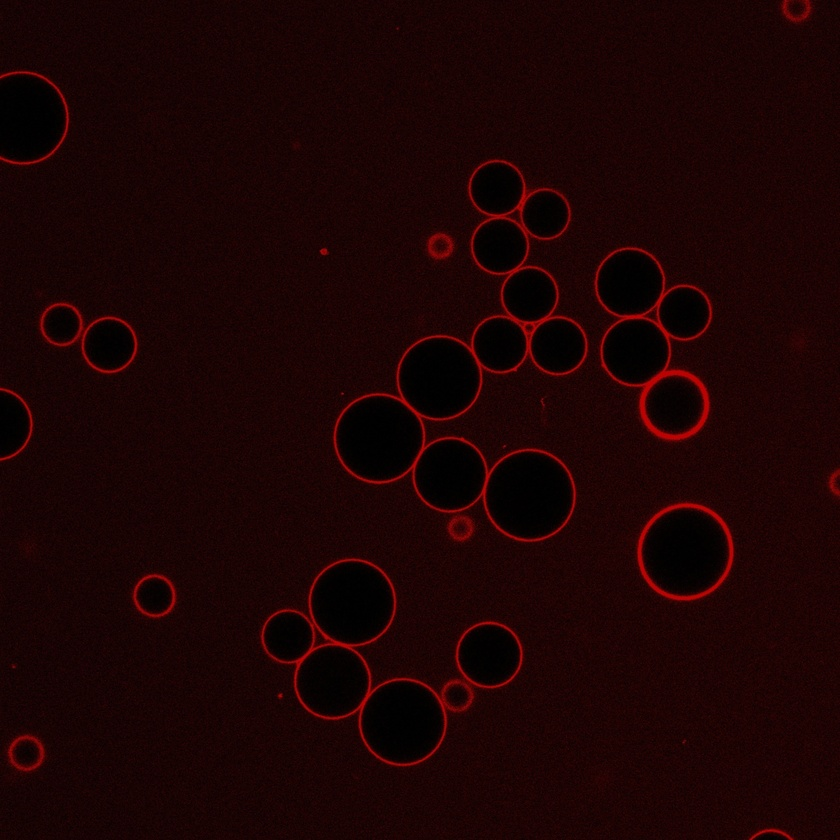
#> input picture data/OLA-well1-4-Image Export-06_c1.jpg, 840 x 840 px, shrunk from 2016 x 2016 before the run, found by its file name
$ jupyter execute circleFinder.ipynb
#> lines starting #> are read from the running program, lines starting #| are printed output that depends on the picture; after the words box and inside, x2 and y2 are one past the last pixel; in counts of white or black regions, pixels touching at a corner belong together
[cell 1]
import os
import cv2
import numpy as np
import matplotlib.pyplot as plt
import logging

# ─── 0. Configure logging ───────────────────────────────────────────────────────
logging.basicConfig(
    level=logging.DEBUG,
    format='[%(asctime)s] %(levelname)s: %(message)s',
    datefmt='%H:%M:%S'
)

# ─── 1. Load image ─────────────────────────────────────────────────────────────
image_path = '/Users/sriujjwalreddyb/TBD/data/OLA-well1-4-Image Export-06_c1.jpg'
logging.info(f"Checking if file exists: {image_path}")
if not os.path.exists(image_path):
    logging.error("File not found.")
    raise FileNotFoundError(f"Image file not found: {image_path}")

logging.info("Reading image with OpenCV")
img = cv2.imread(image_path, cv2.IMREAD_COLOR)
#> img is the input picture: shape (840, 840, 3); mean B, G, R 3.3, 3.3, 28.7
if img is None:
    logging.error("cv2.imread returned None")
    raise ValueError("Failed to load image—check path and permissions")

logging.debug(f"Original image shape: {img.shape}, dtype: {img.dtype}")
cv2.imwrite("debug_01_original.jpg", img)

# ─── 2. Convert to grayscale ──────────────────────────────────────────────────
logging.info("Converting to grayscale")
gray = cv2.cvtColor(img, cv2.COLOR_BGR2GRAY)
logging.debug(f"Gray image shape: {gray.shape}, dtype: {gray.dtype}")
cv2.imwrite("debug_02_gray.jpg", gray)

# Optionally display
plt.figure(figsize=(4,4))
plt.imshow(gray, cmap='gray')
plt.title("Gray")
plt.axis('off')
plt.show()

# ─── 3. Denoise & sharpen ─────────────────────────────────────────────────────
logging.info("Blurring for noise reduction")
blurred = cv2.GaussianBlur(gray, (5, 5), 1)
cv2.imwrite("debug_03_blurred.jpg", blurred)

logging.info("Applying unsharp mask")
sharpened = cv2.addWeighted(gray, 1.8, blurred, -0.8, 0)
cv2.imwrite("debug_04_sharpened.jpg", sharpened)

plt.figure(figsize=(4,4))
plt.imshow(sharpened, cmap='gray')
plt.title("Sharpened")
plt.axis('off')
plt.show()

# ─── 4. Adaptive threshold ────────────────────────────────────────────────────
logging.info("Applying adaptive threshold")
binary = cv2.adaptiveThreshold(
    sharpened, 255,
    cv2.ADAPTIVE_THRESH_MEAN_C,
    cv2.THRESH_BINARY_INV,
    11, 2
)
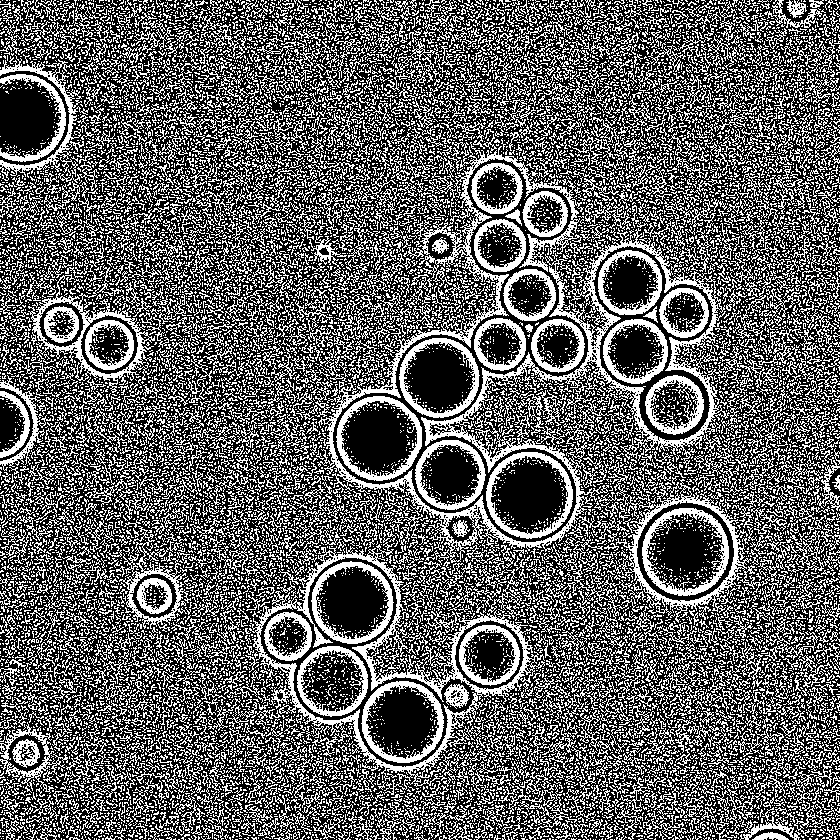
#> binary: shape (840, 840); 37.6% white in thin lines or dots
cv2.imwrite("debug_05_binary.jpg", binary)

plt.figure(figsize=(4,4))
plt.imshow(binary, cmap='gray')
plt.title("Binary")
plt.axis('off')
plt.show()

# ─── 5. Morphological close ──────────────────────────────────────────────────
logging.info("Closing small gaps (morphology)")
kernel = np.ones((3, 3), np.uint8)
closed = cv2.morphologyEx(binary, cv2.MORPH_CLOSE, kernel, iterations=2)
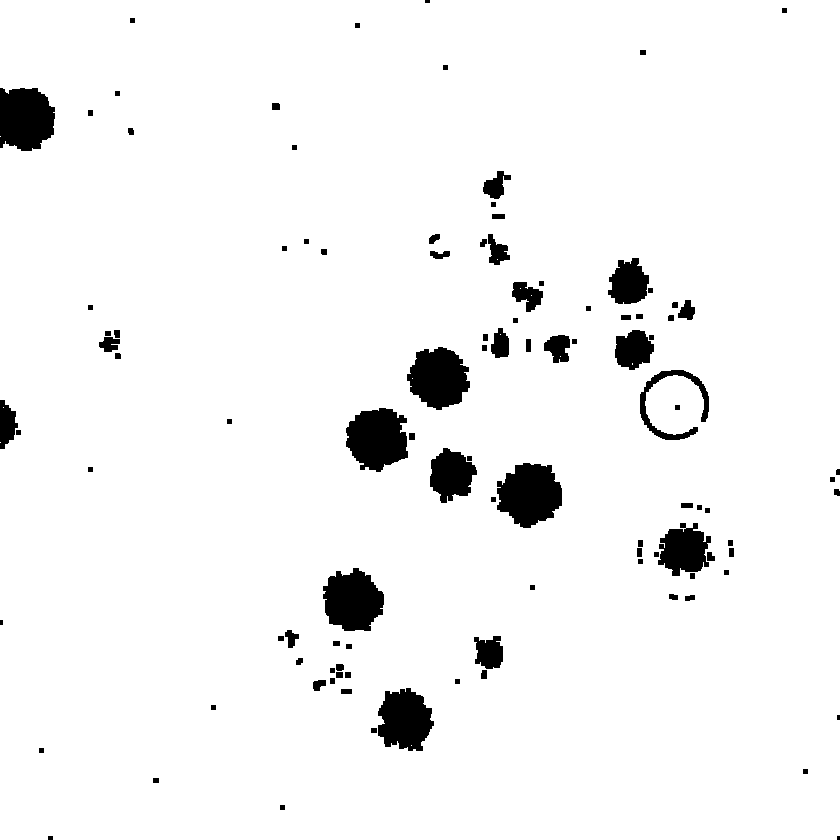
#> closed: shape (840, 840); 95.5% white; 105 black regions (4 under 20 px)
cv2.imwrite("debug_06_closed.jpg", closed)

plt.figure(figsize=(4,4))
plt.imshow(closed, cmap='gray')
plt.title("Closed")
plt.axis('off')
plt.show()

# ─── 6. Contour detection ─────────────────────────────────────────────────────
logging.info("Finding contours")
contours, _ = cv2.findContours(
    closed,
    cv2.RETR_EXTERNAL,
    cv2.CHAIN_APPROX_SIMPLE
)
#> contours = 4 contours, 3 with area under 20; largest, box (x1, y1, x2, y2) and area: (0, 0, 840, 840) 700186
logging.debug(f"Total contours found: {len(contours)}")

# ─── 7. Filter for circles & draw ─────────────────────────────────────────────
logging.info("Filtering contours by circularity and drawing")
output = img.copy()
diameters = []
circle_count = 0

for i, cnt in enumerate(contours, start=1):
    area = cv2.contourArea(cnt)
    perimeter = cv2.arcLength(cnt, True)
    if perimeter == 0 or area < 100:
        continue

    circ = 4 * np.pi * area / (perimeter * perimeter)
    if circ > 0.6:
        (x, y), radius = cv2.minEnclosingCircle(cnt)
        if 10 <= radius <= 90:
            center = (int(x), int(y))
            r = int(radius)
            cv2.circle(output, center, r, (0, 255, 0), 2)
            diameters.append(r * 2)
            circle_count += 1
            logging.debug(f"  • Contour #{i}: area={area:.1f}, circ={circ:.2f}, radius={r}")
#> this loop made 4 passes
#> (area, perimeter, circ, x, y, radius) on pass 4: (700185.5, 3560.8, 0.694, 419.5, 419.5, 593.3)
#> after the loop, circle_count = 0; diameters = []

logging.info(f"Detected {circle_count} vesicle rings")
cv2.imwrite("debug_07_output.jpg", output)

# ─── 8. Final visualization & stats ───────────────────────────────────────────
output_rgb = cv2.cvtColor(output, cv2.COLOR_BGR2RGB)
plt.figure(figsize=(6,6))
plt.imshow(output_rgb)
plt.title(f"Detected Rings: {circle_count}")
plt.axis('off')
plt.show()

# Histogram of diameters
if diameters:
    plt.figure(figsize=(6,4))
    plt.hist(diameters, bins=10, edgecolor='black')
    plt.xlabel('Diameter (pixels)')
    plt.ylabel('Count')
    plt.title('Diameter Distribution')
    plt.show()

    logging.info(f"Mean diameter: {np.mean(diameters):.2f}px")
    logging.info(f"Std deviation: {np.std(diameters):.2f}px")

# ────────────────────────────────────────────────────────────────────────────────

[cell 2]
import os
import cv2
import numpy as np
import matplotlib.pyplot as plt
import logging

# ─── 0. Configure logging ───────────────────────────────────────────────────────
logging.basicConfig(
    level=logging.INFO,
    format='[%(asctime)s] %(levelname)s: %(message)s',
    datefmt='%H:%M:%S'
)

# ─── 1. Load image ─────────────────────────────────────────────────────────────
image_path = '/Users/sriujjwalreddyb/TBD/data/OLA-well1-4-Image Export-06_c1.jpg'
if not os.path.exists(image_path):
    raise FileNotFoundError(f"Image file not found: {image_path}")

img = cv2.imread(image_path, cv2.IMREAD_COLOR)
if img is None:
    raise ValueError("Failed to load image—check path & permissions")
logging.info(f"Loaded image: {img.shape[1]}×{img.shape[0]} pixels")

# ─── 2. Grayscale ──────────────────────────────────────────────────────────────
gray = cv2.cvtColor(img, cv2.COLOR_BGR2GRAY)

# ─── 3. Threshold-to-zero ─────────────────────────────────────────────────────
# All pixels < T become 0; all pixels ≥ T stay at their original gray value.
T = 50  # ← adjust this threshold to taste
_, thresh = cv2.threshold(gray, T, 255, cv2.THRESH_TOZERO)
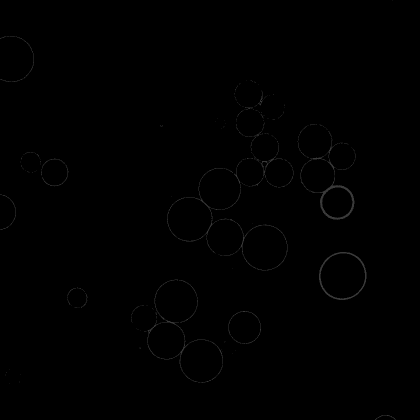
#> thresh: shape (840, 840) (shown at 1/2 size); min 0, max 66, mean 0.5
cv2.imwrite("debug_threshold.jpg", thresh)
logging.info(f"Applied THRESH_TOZERO with T={T}; saved debug_threshold.jpg")

# Optional display:
plt.figure(figsize=(4,4))
plt.imshow(thresh, cmap='gray')
plt.title(f"Threshold-to-zero (T={T})")
plt.axis('off')
plt.show()

# ─── 4. Hough Circle Detection ─────────────────────────────────────────────────
# Tune the parameters (dp, minDist, param1, param2, minRadius, maxRadius)
circles = cv2.HoughCircles(
    thresh,
    cv2.HOUGH_GRADIENT,
    dp=1.2,
    minDist=20,
    param1=50,
    param2=30,
    minRadius=10,
    maxRadius=90
)
#> circles = 20 rows, first 8: [331.8, 681, 36.28], [685.8, 552.6, 45.28], [352.2, 601.8, 41.32], [403.8, 721.8, 42.76], [673.8, 403.8, 34.12], [377.4, 437.4, 44.56], [531, 495, 45.52], [487.8, 653.4, 32.2]

output = img.copy()
diameters = []
ring_intensities = []
circle_count = 0

if circles is not None:
    circles = np.round(circles[0, :]).astype(int)
#> circles = 20 rows, first 8: [332, 681, 36], [686, 553, 45], [352, 602, 41], [404, 722, 43], [674, 404, 34], [377, 437, 45], [531, 495, 46], [488, 653, 32]
    logging.info(f"Detected {len(circles)} raw circles via HoughCircles")

    for (x, y, r) in circles:
        # draw
        cv2.circle(output, (x, y), r, (0, 255, 0), 2)

        # diameter
        diam = 2 * r
        diameters.append(diam)

        # sample intensities around the ring
        angles = np.linspace(0, 2*np.pi, 360, endpoint=False)
        xs = np.clip((x + r * np.cos(angles)).astype(int), 0, gray.shape[1]-1)
        ys = np.clip((y + r * np.sin(angles)).astype(int), 0, gray.shape[0]-1)
        vals = gray[ys, xs]
        ring_intensities.append(vals.mean())

        circle_count += 1
        logging.debug(f"Circle #{circle_count}: center=({x},{y}), r={r}, diam={diam}, mean_intensity={vals.mean():.1f}")
#> this loop made 20 passes
#> (x, y, r, diam) on passes 1 to 8: (332, 681, 36, 72), (686, 553, 45, 90), (352, 602, 41, 82), (404, 722, 43, 86), (674, 404, 34, 68), (377, 437, 45, 90), (531, 495, 46, 92), (488, 653, 32, 64)
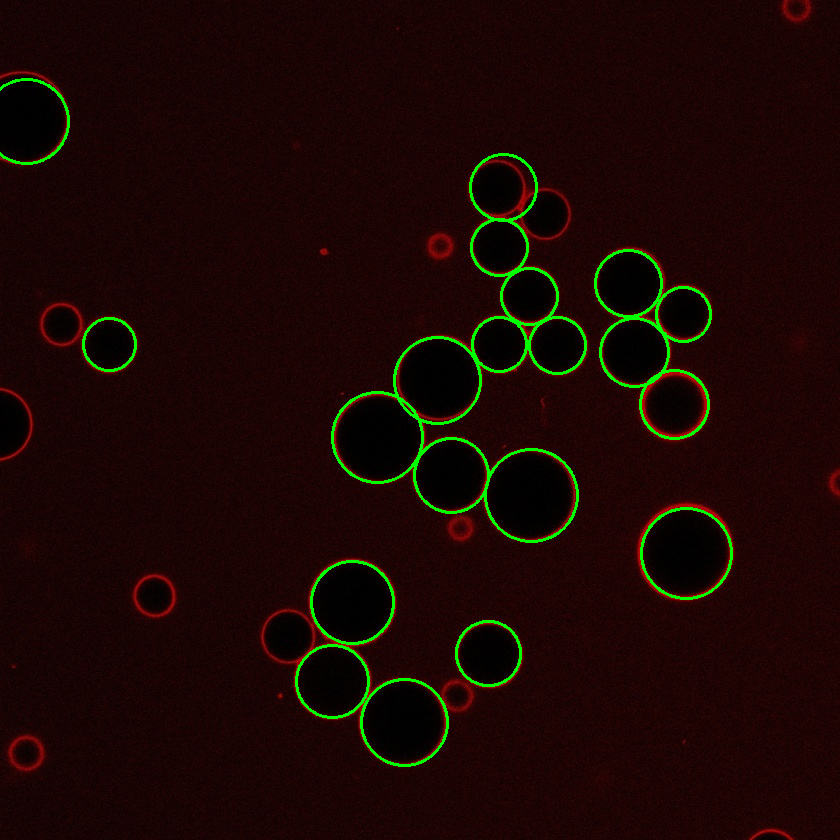
#> output: shape (840, 840, 3); 1.82% of pixels changed, all inside (x1, y1, x2, y2) = (0, 78, 733, 767)
#> after the loop, circle_count = 20; diameters = [72, 90, 82, 86, 68, 90, 92, 64, 56, 74, 68, 54, 86, 56, 52, 66, 54, 84, 56, 66]; ring_intensities = [36.21, 48.59, 23.73, 44.47, 52.89, 30.07, 39.51, 31.25, 41.09, 49.02, 38.87, 38.06, 26.88, 37.72, 43.25, 30.06, 39.8, 20.83, 44.47, 23.53]
else:
    logging.info("No circles found.")

# ─── 5. Show & save final results ───────────────────────────────────────────────
cv2.imwrite("debug_circles.jpg", output)
output_rgb = cv2.cvtColor(output, cv2.COLOR_BGR2RGB)

plt.figure(figsize=(6,6))
plt.imshow(output_rgb)
plt.title(f"Detected Circles: {circle_count}")
plt.axis('off')
plt.show()

# ─── 6. Summary ────────────────────────────────────────────────────────────────
print(f"✅ Total circles detected: {circle_count}")
#| ✅ Total circles detected: 20
if circle_count:
    print(f"Diameters (px): {diameters}")
#| Diameters (px): [72, 90, 82, 86, 68, 90, 92, 64, 56, 74, 68, 54, 86, 56, 52, 66, 54, 84, 56, 66]
    print(f"Mean ring intensities: {[f'{i:.1f}' for i in ring_intensities]}")
#| Mean ring intensities: ['36.2', '48.6', '23.7', '44.5', '52.9', '30.1', '39.5', '31.3', '41.1', '49.0', '38.9', '38.1', '26.9', '37.7', '43.2', '30.1', '39.8', '20.8', '44.5', '23.5']
    print(f"Average diameter: {np.mean(diameters):.2f} px")
#| Average diameter: 70.80 px
    print(f"Average ring intensity: {np.mean(ring_intensities):.2f}")
#| Average ring intensity: 37.01

[cell 3]
import os
import cv2
import numpy as np
import matplotlib.pyplot as plt
import logging

logging.basicConfig(
    level=logging.INFO,
    format='[%(asctime)s] %(levelname)s: %(message)s',
    datefmt='%H:%M:%S'
)

def load_image(path, as_gray=True):
    if not os.path.exists(path):
        raise FileNotFoundError(f"File not found: {path}")
    img = cv2.imread(path, cv2.IMREAD_COLOR)
    if img is None:
        raise ValueError(f"Unable to read image: {path}")
    return cv2.cvtColor(img, cv2.COLOR_BGR2GRAY) if as_gray else img

def threshold_to_zero(gray, thresh):
    """Zero out all pixels below `thresh`."""
    _, th = cv2.threshold(gray, thresh, 255, cv2.THRESH_TOZERO)
    return th

def detect_contour_circles(thresh_img, min_area=200, circularity_thresh=0.6):
    """Find approximate circles via contour circularity."""
#> called with min_area = 100, circularity_thresh = 0.7
    contours, _ = cv2.findContours(
        thresh_img, cv2.RETR_EXTERNAL, cv2.CHAIN_APPROX_SIMPLE
    )
#> contours = 305 contours, 287 with area under 20; largest, box (x1, y1, x2, y2) and area: (638, 504, 733, 600) 7048, (632, 353, 709, 440) 3648, (519, 311, 553, 356) 192, (321, 679, 418, 764) 75, (470, 446, 525, 511) 58
    circs = []
    for cnt in contours:
        area = cv2.contourArea(cnt)
        peri = cv2.arcLength(cnt, True)
        if peri == 0 or area < min_area:
            continue
        circ = 4 * np.pi * area / (peri * peri)
        if circ >= circularity_thresh:
            (x, y), r = cv2.minEnclosingCircle(cnt)
            circs.append((int(x), int(y), int(r)))
#> this loop made 305 passes
#> (area, peri, circ, x, y, r) on pass 75: (7048.5, 318.1, 0.875, 685.2, 551.6, 48.73)
#> after the loop, circs = [(685, 551, 48)]
    logging.info(f"Contour method: found {len(circs)} circles")
    return circs

def detect_hough_circles(thresh_img, dp=1.2, minDist=20,
                         param1=50, param2=30, minR=10, maxR=90):
    """Refine circle detection via OpenCV Hough Gradient."""
    raw = cv2.HoughCircles(
        thresh_img, cv2.HOUGH_GRADIENT,
        dp=dp, minDist=minDist,
        param1=param1, param2=param2,
        minRadius=minR, maxRadius=maxR
    )
    if raw is None:
        logging.info("Hough method: found 0 circles")
        return []
    circles = np.round(raw[0]).astype(int)
    logging.info(f"Hough method: found {len(circles)} circles")
    return [(x, y, r) for x, y, r in circles]

def sample_ring_intensity(gray, circles):
    """Sample mean intensity around each circle’s circumference."""
    h, w = gray.shape
    means = []
    for x, y, r in circles:
        angles = np.linspace(0, 2*np.pi, 360, endpoint=False)
        xs = np.clip((x + r*np.cos(angles)).astype(int), 0, w-1)
        ys = np.clip((y + r*np.sin(angles)).astype(int), 0, h-1)
        vals = gray[ys, xs]
        means.append(float(vals.mean()))
    return means

def visualize_results(color_img, all_circles, window_title="Results"):
    """Draw circles and show the result."""
    out = color_img.copy()
    for (x, y, r) in all_circles:
        cv2.circle(out, (x, y), r, (0, 255, 0), 2)
    rgb = cv2.cvtColor(out, cv2.COLOR_BGR2RGB)
    plt.figure(figsize=(6,6))
    plt.imshow(rgb)
    plt.title(f"{window_title}: {len(all_circles)} circles")
    plt.axis('off')
    plt.show()

def main():
    # --- 1. Load & preprocess ---
    gray = load_image('/Users/sriujjwalreddyb/TBD/data/OLA-well1-4-Image Export-06_c1.jpg', as_gray=True)
    color = load_image('/Users/sriujjwalreddyb/TBD/data/OLA-well1-4-Image Export-06_c1.jpg', as_gray=False)
    thresh = threshold_to_zero(gray, thresh=50)
    cv2.imwrite("debug_thresh.png", thresh)

    # --- 2. Detect raw via contours ---
    raw_circles = detect_contour_circles(thresh, min_area=100, circularity_thresh=0.7)
#> raw_circles = [(685, 551, 48)]

    # --- 3. Detect refined via Hough ---
    # min/max radius based on image size:
    h, w = gray.shape
    raw_hough = detect_hough_circles(
        thresh,
        dp=1.2,
        minDist=int(min(h,w)*0.05),
        param1=50,
        param2=30,
        minR=int(min(h,w)*0.01),
        maxR=int(min(h,w)*0.06)
    )
#> in detect_hough_circles, `raw = cv2.HoughCircles( thresh_img, cv2.HOUGH_GRADIENT, dp=dp, minDist..`: raw = 16 rows, first 8: [685.8, 552.6, 45.32], [352.2, 601.8, 41.36], [402.6, 720.6, 42.44], [377.4, 437.4, 43.88], [673.8, 403.8, 34.52], [450.6, 474.6, 36.56], [487.8, 653.4, 32.24], [531, 495, 45.08]
#> in detect_hough_circles, `circles = np.round(raw[0]).astype(int)`: circles = 16 rows, first 8: [686, 553, 45], [352, 602, 41], [403, 721, 42], [377, 437, 44], [674, 404, 35], [451, 475, 37], [488, 653, 32], [531, 495, 45]
#> raw_hough = [(686, 553, 45), (352, 602, 41), (403, 721, 42), (377, 437, 44), (674, 404, 35), (451, 475, 37), (488, 653, 32), (531, 495, 45), (557, 345, 28), (628, 283, 33), (634, 352, 35), (109, 344, 26), (437, 380, 40), (332, 677, 39), (529, 296, 28), (683, 314, 26)]

    # --- 4. Combine & sample intensities ---
    all_circles = raw_circles + raw_hough
#> all_circles = [(685, 551, 48), (686, 553, 45), (352, 602, 41), (403, 721, 42), (377, 437, 44), (674, 404, 35), (451, 475, 37), (488, 653, 32), (531, 495, 45), (557, 345, 28), (628, 283, 33), (634, 352, 35), (109, 344, 26), (437, 380, 40), (332, 677, 39), (529, 296, 28), (683, 314, 26)]
    all_circles = list({(x,y,r) for x,y,r in all_circles})  # dedupe
#> all_circles = [(403, 721, 42), (683, 314, 26), (377, 437, 44), (686, 553, 45), (634, 352, 35), (531, 495, 45), (352, 602, 41), (488, 653, 32), (437, 380, 40), (332, 677, 39), (557, 345, 28), (628, 283, 33), (451, 475, 37), (674, 404, 35), (109, 344, 26), (685, 551, 48), (529, 296, 28)]
    diameters = [2*r for x,y,r in all_circles]
#> diameters = [84, 52, 88, 90, 70, 90, 82, 64, 80, 78, 56, 66, 74, 70, 52, 96, 56]
    intensities = sample_ring_intensity(gray, all_circles)
#> the loop in sample_ring_intensity, `for x, y, r in circles:` made 17 passes
#> after the loop in sample_ring_intensity, `for x, y, r in circles:`: means = [40.76, 37.9, 29.04, 48.59, 37.85, 41.06, 23.73, 31.25, 26.54, 26.78, 41.09, 30.06, 49.02, 43.03, 43.25, 45.72, 44.47]
#> intensities has the same summary as means in sample_ring_intensity

    # --- 5. Visualize ---
    visualize_results(color, all_circles)
#> the loop in visualize_results, `for (x, y, r) in all_circles:` made 17 passes
#> after the loop in visualize_results, `for (x, y, r) in all_circles:`:
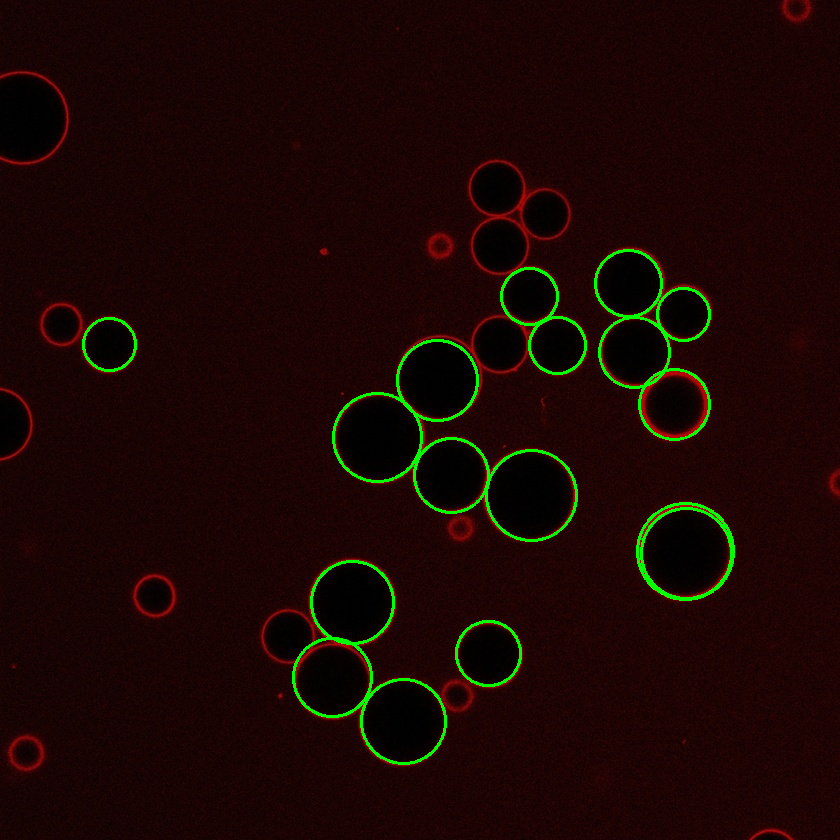
#> out: shape (840, 840, 3); 1.61% of pixels changed, all inside (x1, y1, x2, y2) = (82, 249, 735, 765)

    # --- 6. Print summary ---
    print(f"✅ Total detected: {len(all_circles)}")
#| ✅ Total detected: 17
#> (the rest of the program and of its run is left out)
